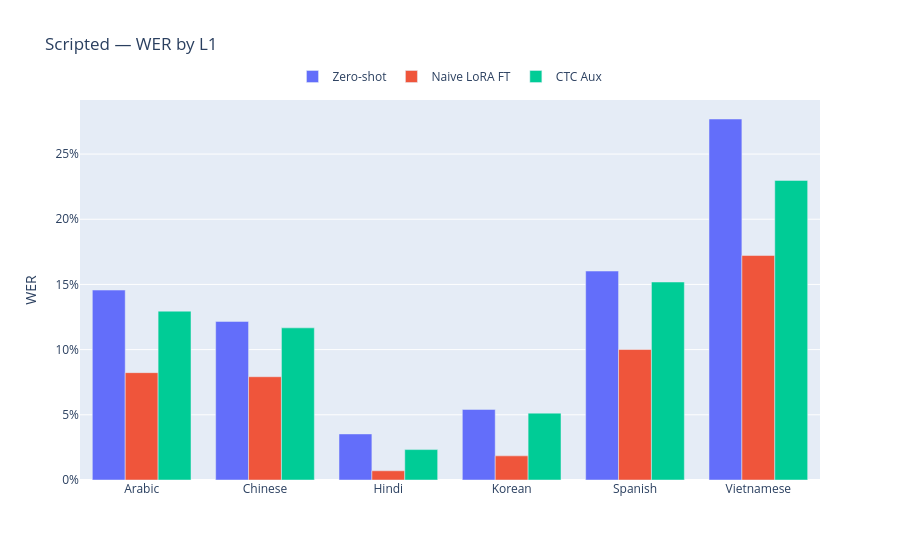
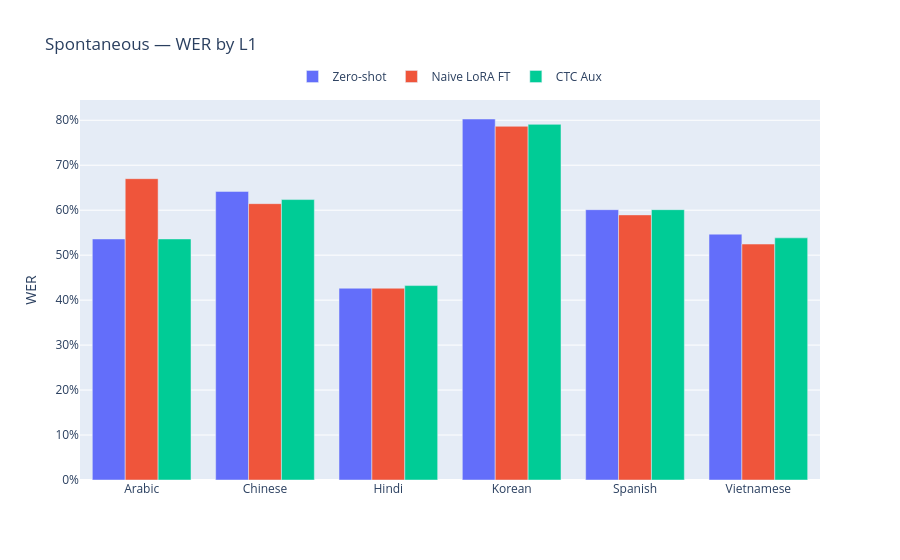

Source (notebook cell) for these figures, in order:
### Markdown cell above
# Part 2 — Per-L1 WER

### Code cell
# ── Per-L1 WER — one subplot per split ───────────────────────────────────────
for split in SPLITS:
    rows_l1 = []
    for key, label in MODEL_KEYS.items():
        if split not in results.get(key, {}): continue
        grp = compute_grouped_metrics(results[key][split])
        grp["Model"] = label
        rows_l1.append(grp)
    if not rows_l1: continue

    l1_df = pd.concat(rows_l1, ignore_index=True)

    # Baseline WER for delta computation
    baseline_wer = l1_df[l1_df["Model"] == MODEL_KEYS["baseline"]][
        ["speaker_native_language", "wer"]].rename(columns={"wer": "wer_baseline"})
    l1_df = l1_df.merge(baseline_wer, on="speaker_native_language", how="left")
    l1_df["wer_rel_imp"] = (l1_df["wer_baseline"] - l1_df["wer"]) / l1_df["wer_baseline"] * 100

    l1s = sorted(l1_df["speaker_native_language"].unique())

    # Grouped bar: WER by L1
    fig = go.Figure()
    for label in MODEL_KEYS.values():
        sub = l1_df[l1_df["Model"] == label].set_index("speaker_native_language")
        fig.add_trace(go.Bar(
            name=label, x=l1s,
            y=[sub.loc[l, "wer"] if l in sub.index else None for l in l1s],
        ))
    fig.update_layout(title=f"{split.capitalize()} — WER by L1", barmode="group",
                      legend=dict(orientation="h", y=1.1, xanchor="center", x=0.5))
    fig.update_yaxes(title_text="WER", tickformat=".0%")
    fig.show()

    # Save per-L1 comparison CSV
    out = Path(RESULTS_DIR) / f"comparison_{split}_by_l1.csv"
    l1_df.to_csv(out, index=False)
    print(f"Saved {out}")
    display(l1_df.sort_values(["speaker_native_language", "Model"])
            .style.format({"wer": "{:.4f}", "cer": "{:.4f}", "wer_rel_imp": "{:+.1f}"})
            .set_caption(f"{split.capitalize()} — Per-L1"))

### Figure 1 — Plotly figure (JSON) as saved in the notebook; plotly's stock layout.template omitted (floating-point values rounded to 4 significant figures)
{"data": [{"name": "Zero-shot", "type": "bar", "x": ["Arabic", "Chinese", "Hindi", "Korean", "Spanish", "Vietnamese"], "y": [0.1457, 0.1216, 0.03534, 0.05413, 0.1603, 0.2769]}, {"name": "Naive LoRA FT", "type": "bar", "x": ["Arabic", "Chinese", "Hindi", "Korean", "Spanish", "Vietnamese"], "y": [0.08234, 0.07921, 0.007067, 0.01852, 0.1001, 0.1722]}, {"name": "CTC Aux", "type": "bar", "x": ["Arabic", "Chinese", "Hindi", "Korean", "Spanish", "Vietnamese"], "y": [0.1295, 0.1167, 0.02332, 0.05128, 0.1519, 0.2298]}], "layout": {"barmode": "group", "legend": {"orientation": "h", "x": 0.5, "xanchor": "center", "y": 1.1}, "title": {"text": "Scripted — WER by L1"}, "yaxis": {"tickformat": ".0%", "title": {"text": "WER"}}}}

### Figure 2 — Plotly figure (JSON) as saved in the notebook; plotly's stock layout.template omitted (floating-point values rounded to 4 significant figures)
{"data": [{"name": "Zero-shot", "type": "bar", "x": ["Arabic", "Chinese", "Hindi", "Korean", "Spanish", "Vietnamese"], "y": [0.5361, 0.6418, 0.4265, 0.8028, 0.6012, 0.5467]}, {"name": "Naive LoRA FT", "type": "bar", "x": ["Arabic", "Chinese", "Hindi", "Korean", "Spanish", "Vietnamese"], "y": [0.6701, 0.6145, 0.4265, 0.7866, 0.5896, 0.5247]}, {"name": "CTC Aux", "type": "bar", "x": ["Arabic", "Chinese", "Hindi", "Korean", "Spanish", "Vietnamese"], "y": [0.5361, 0.6236, 0.4324, 0.7909, 0.6012, 0.5385]}], "layout": {"barmode": "group", "legend": {"orientation": "h", "x": 0.5, "xanchor": "center", "y": 1.1}, "title": {"text": "Spontaneous — WER by L1"}, "yaxis": {"tickformat": ".0%", "title": {"text": "WER"}}}}
